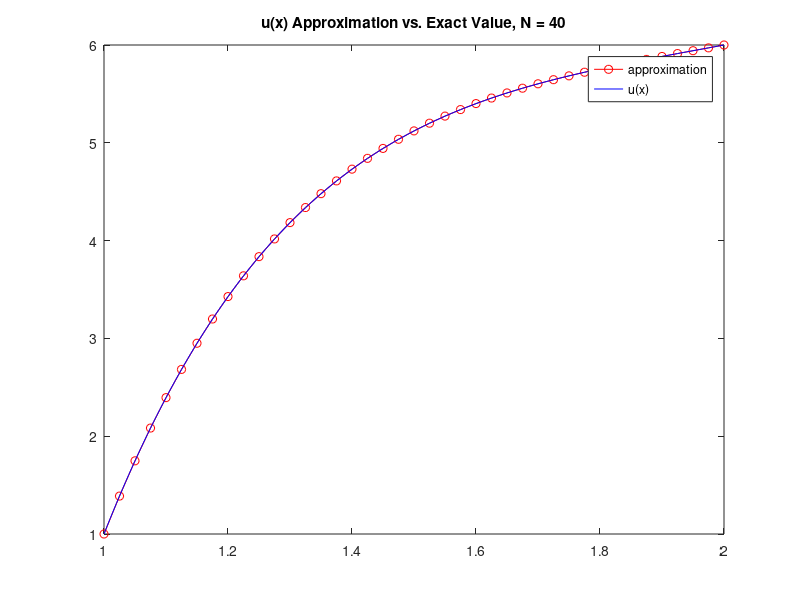

Source code (MATLAB):
% Joel Villarreal
% Math/CS 375
% Project 7 Problem 2

% Linear Second Order Boundary Problem
% u′′(x) + P(x)u'(x) + Q(x)u = f(x), u(a) = α, u(b) = β
% (1 - 3/2 * h)u_(i-1) + (-2 + 2h^2)u_i + (1 + 3/2 * h)u_(i+1) = 4h^2 * 
% x_i^2

% u′′(x) + 3u′(x) + 2u(x) = 4x^2, u(1) = 1, u(2) = 6

% NOTE: u_exact(x) = 7 − 6x + 2x^2 + C1e^(−2x) + C2e^(−x)
% C1 = −e^3(2 + 3e) / e − 1
% C2 = 2e + 3e^3 / e − 1

%% Approximating u(x), and Comparing to Exact Value (with 10 and 40 pts)
clear
clc

% for (a) use N = 10, for (b) use N = 40
% N = 10; % (a)N = 10 -> 11 points, 10 subintervals
N = 40; % (b) N = 40 -> 41 points, 40 subintervals


% u(a) and u(b)
a = 1;
b = 2;

% Spacing and constants
h = (b - a) / N;

c1 = 1 - 3/2 * h;
c2 = -2 + 2 * h^2;
c3 = 1 + 3/2 * h;

% The diagonal matrix (N-1 x N-1)
v1 = c1 * ones(N - 2, 1);
v2 = c2 * ones(N - 1, 1);
v3 = c3 * ones(N - 2, 1);

A1 = diag(v1, -1);
A2 = diag(v2);
A3 = diag(v3, 1);
A = A1 + A2 + A3;

% The F vector
x = a : h : b;
x = x.^2;
x = x(2 : N);
x = x.';

alpha = 1;
beta = 6;

const = zeros(N-1, 1);
const(1) = (1 - 3/2 * h) * alpha;
const(N - 1) = (1 + 3/2 * h) * beta;
F = 4 * h^2 * x - const;

% Getting the u vector
u = A \ F;
u = [alpha u.' beta];
x = a : h : b;

% u exact
x_exact = a: h / 5 : b;
e = exp(1);

C1 = -(e^3 * (2 + 3 * e)) / (e - 1);
C2 = (2 * e + 3 * e^3) / (e - 1);

u_exact = zeros(size(x_exact));

for i = 1 : length(x_exact) 
    x_i = x_exact(i);
    u_exact(i) = 7 - 6 * x_i + 2 * x_i^2 + C1 * e^(-2 * x_i) + C2 * e^(-x_i);
end

% For (a)
% plot(x, u, 'r-o')
% title("u(x) Approximation, N = 10")
% legend("u(x)")

% For (b)
plot(x, u, 'r-o', x_exact, u_exact, 'b-')
title("u(x) Approximation vs. Exact Value, N = 40")
legend("approximation", "u(x)")